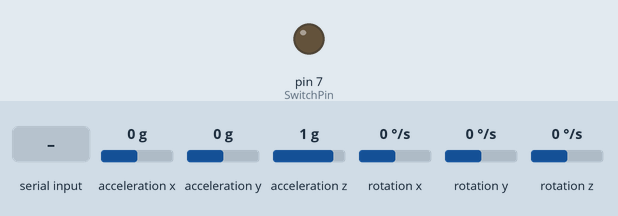
A sketch run on a simulated Arduino Uno, built with avr-gcc and run on an emulated ATmega328P. Shown: output pins drawn as LEDs (lit = HIGH). The inputs (shaded band) are chosen by the test bench; at power-on: acceleration x 0 g, acceleration y 0 g, acceleration z 1 g, rotation x 0 °/s, rotation y 0 °/s, rotation z 0 °/s. What the sketch prints to the serial monitor is not drawn.

Above: at 1.2 s.
1.3 s: "1" received over Serial
At 1.7 s:
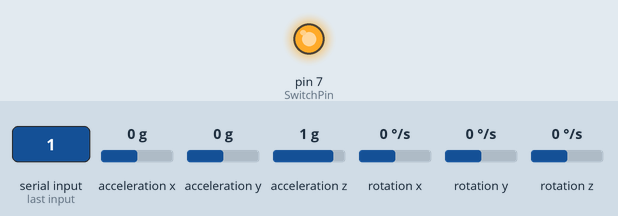
2.8 s: acceleration x set to 0.8 g
5.8 s: acceleration y set to -1.4 g
Timing chart, 0 to 8.8 s (numbered marks = the images above; inputs shaded):
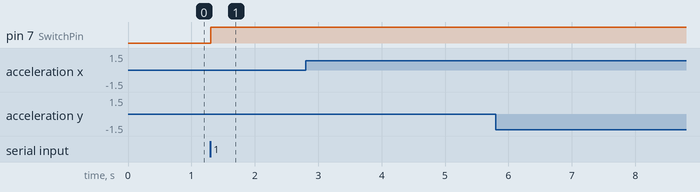

The sketch:

Final_Mosfet_Gyro_Switch.ino
```cpp
#include "Wire.h"
#include <MPU6050_light.h>

MPU6050 mpu(Wire);

int SwitchPin = 7;

void setup() {
  // put your setup code here, to run once:
  Serial.begin(115200);
  Wire.begin();

  pinMode(SwitchPin,OUTPUT);
}

void loop() {
  // put your main code here, to run repeatedly:
  mpu.update();
  char val = Serial.read();

  if( val == '1'){
   Serial.println("Value : 1");
   digitalWrite(SwitchPin,HIGH);
   MPU_Setup();
   mpu.update();
  }
  else if (val == '0'){
    Serial.println("Value : 0");
    digitalWrite(SwitchPin,LOW);
  }

  Serial.print("X : ");
  Serial.print(mpu.getAngleX());
  Serial.print("\tY : ");
  Serial.print(mpu.getAngleY());
  Serial.print("\tZ : ");
  Serial.println(mpu.getAngleZ());
}

void MPU_Setup()
{
    byte status = mpu.begin();
    Serial.print(F("MPU6050 status: "));
    Serial.println(status);
    Serial.println(F("Calculating offsets, do not move MPU6050"));
    mpu.calcOffsets(true,true); // gyro and accelero
    Serial.println("Done!\n");
}
```

Measured:
- after the input at 1.3 s, pin 7 (SwitchPin): LOW → HIGH at once
